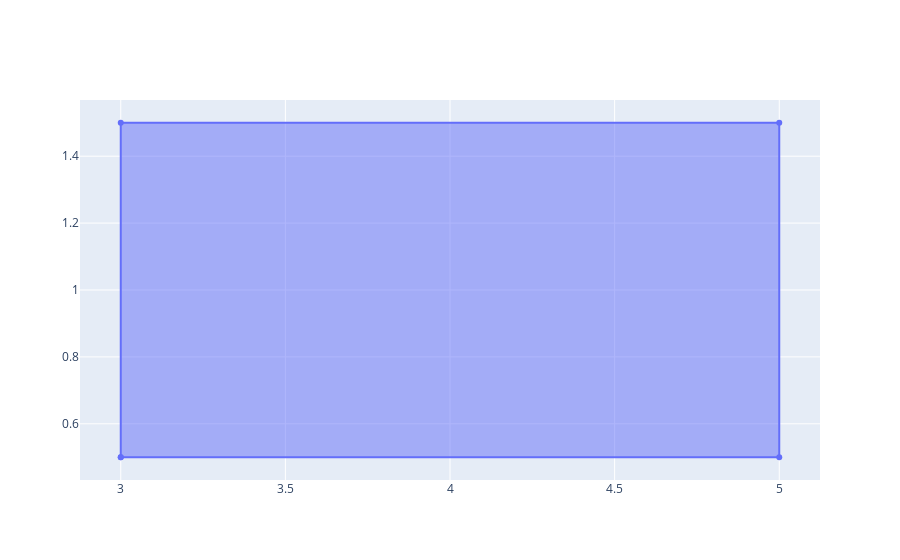

The notebook cell this image was saved under:
### Code cell
fig = go.Figure(go.Scatter(x=[3,3,5,5,3], y=[0.5,1.5,1.5,0.5,0.5], fill="toself"))
fig.show()

### Figure 1 — Plotly figure (JSON) as saved in the notebook; plotly's stock layout.template omitted (floating-point values rounded to 4 significant figures)
{"data": [{"fill": "toself", "type": "scatter", "x": [3, 3, 5, 5, 3], "y": [0.5, 1.5, 1.5, 0.5, 0.5]}], "layout": {}}
